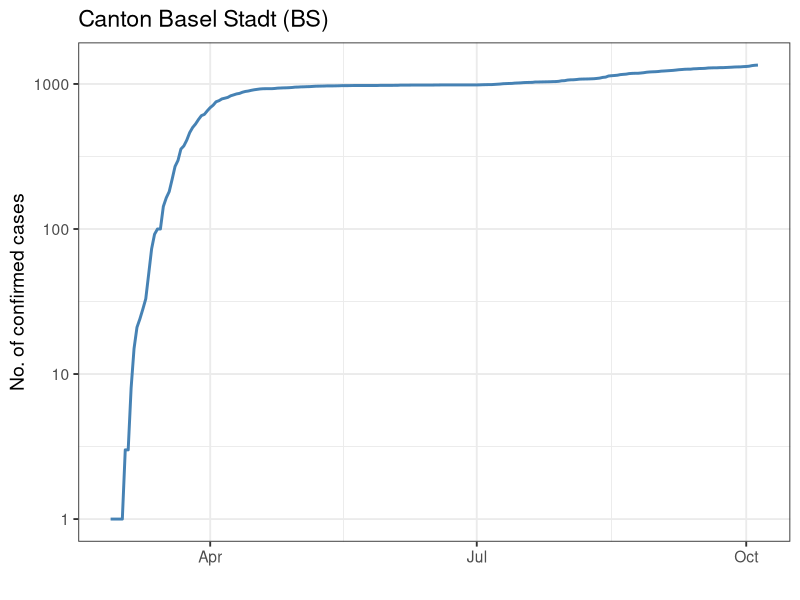
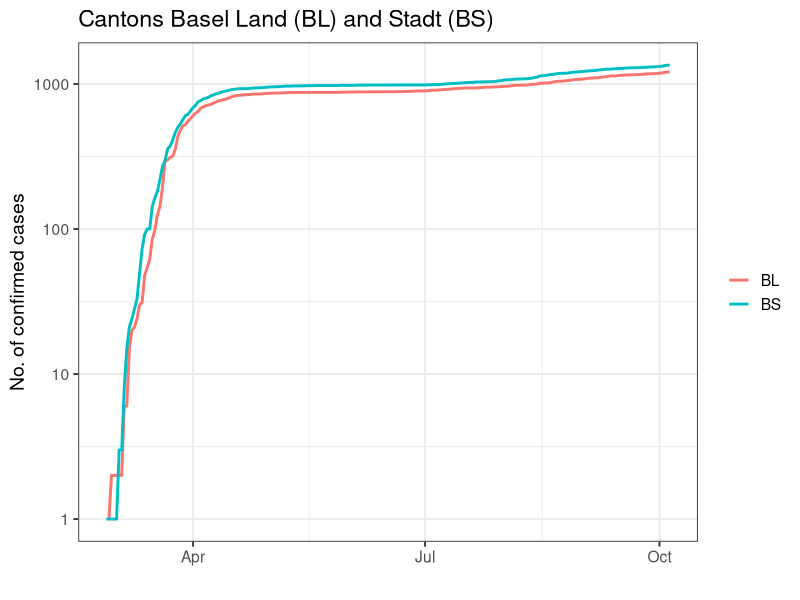
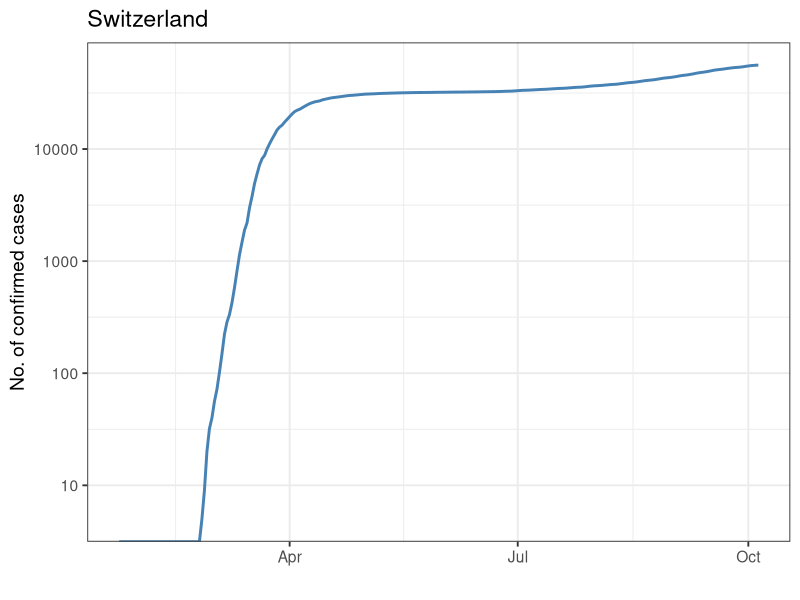

The R script that drew these images, in order:
## ---- chunk 1
knitr::opts_chunk$set(echo = TRUE)
library(tidyverse)
theme_set(theme_bw(base_size=14))
## ---- chunk 2
dat <- read_csv("COVID19_Fallzahlen_CH_total.csv")
head(dat)
## ---- chunk 3
removeLast <- FALSE
## ---- chunk 4
maxDate <- max(dat$date)
if (removeLast) {
  offset <- 0
} else {
  offset <- 1
}
## ---- chunk 5
dat <- dat %>% 
  group_by(abbreviation_canton_and_fl, date) %>%          # group by region and date
  summarize_if(is.numeric, max, na.rm=TRUE) %>%           # select max value (if there are several per day)
  mutate_if(is.numeric, na_if, -Inf) %>%                  # replace the -Inf with NA to enable fill
  complete(date=seq.Date(min(date), max(date), by=1)) %>% # add missing dates (values filled with NA's)
  fill(-c(date, abbreviation_canton_and_fl)) %>%          # fill NA's with previous value
  mutate_if(is.numeric, replace_na, 0)                    # replace NA's at the beginning of the time-series
## ---- chunk 6
dat %>%
  filter(abbreviation_canton_and_fl=="BS") %>%               # filter specific region
  as.data.frame()
## ---- chunk 7
dat %>%
  filter(abbreviation_canton_and_fl=="BS") %>%               # filter specific region
  ggplot(aes(x=date, y=ncumul_conf)) +
  geom_line(colour="steelblue", size=1) + scale_y_log10() +
  xlab("") + ylab("No. of confirmed cases") + ggtitle("Canton Basel Stadt (BS)")
## ---- chunk 8
dat %>%
  filter(abbreviation_canton_and_fl %in% c("BL","BS")) %>%    # filter specific region(s)
  ggplot(aes(x=date, y=ncumul_conf)) +
  geom_line(aes(colour=abbreviation_canton_and_fl), size=1) + scale_y_log10() +
  xlab("") + ylab("No. of confirmed cases") + ggtitle("Cantons Basel Land (BL) and Stadt (BS)") +
  theme(legend.title=element_blank())
## ---- chunk 9
dat %>%
  complete(date=seq.Date(min(date), maxDate, by=1)) %>%   # add missing dates (values filled with NA's) 
  fill(-c(date, abbreviation_canton_and_fl)) %>%          # fill NA's with previous value
  mutate_if(is.numeric, replace_na, 0) %>%                # replace NA's at the beginning of the time-series
  group_by(date) %>%                                      # group by date and
  summarize_if(is.numeric, sum) %>%                       # sum-up all cases per date from all regions
  filter(date < maxDate+offset) %>%                       # if set, remove incomplete data for last day
  ggplot(aes(x=date, y=ncumul_conf)) +
  geom_line(colour="steelblue", size=1) + scale_y_log10() +
  xlab("") + ylab("No. of confirmed cases") + ggtitle("Switzerland")
## ---- chunk 10
dat %>% 
  arrange(date) %>%                                              # order by date
  group_by(abbreviation_canton_and_fl) %>%                       # group by region
  summarize_if(is.numeric, function(x) {sum(x >= x[length(x)]/2)-1}) %>% # count number of days to double
  rename_at(vars(starts_with("ncumul")), str_replace, pattern="ncumul", "daysToDouble") %>%
  as.data.frame()
## ---- chunk 11
dat %>% 
  complete(date=seq.Date(min(date), maxDate, by=1)) %>%          # add missing dates (values filled with NA's) 
  fill(-c(date, abbreviation_canton_and_fl)) %>%                 # fill NA's with previous value
  mutate_if(is.numeric, replace_na, 0) %>%                       # replace NA's at the beginning of the time-series
  arrange(date) %>%                                              # order by date
  group_by(date) %>%                                             # group by date and
  summarize_if(is.numeric, sum) %>%                              # sum-up all cases per date from all regions
  filter(date < maxDate+offset) %>%                              # if set, remove incomplete data for last day
  summarize_if(is.numeric, function(x) {sum(x >= x[length(x)]/2) -1}) %>% # count number of days to double
  rename_at(vars(starts_with("ncumul")), str_replace, pattern="ncumul", "daysToDouble") %>%
  as.data.frame()
